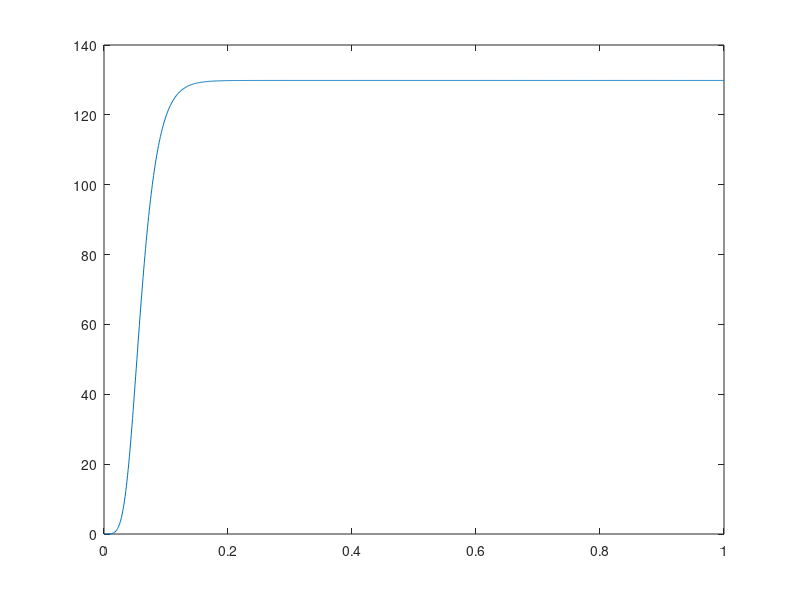

Source code (MATLAB):
close all
clear all
clc

k = 0.5;
tau_m = 9.6/1000;

% x = [theta; ...
%     theta_dot;...
%     T_e;...
%     T_e_dot;...
%     T_f;...
%     T_f_dot];

x = [0; ...
    0;...
    0;...
    0;...
    0;...
    0];
A = [0 1 0 0 0 0; ...
    0 -k/tau_m 1/tau_m^2 0 -1/tau_m^2 0;...
    0 0 0 1 0 0;...
    0 0 -1/tau_m^2 -2/tau_m 0 0;...
    0 0 0 0 0 1;...
    0 0 0 0 -1/tau_m^2 -2/tau_m];

B = [0 0;...
    0 0;...
    0 0;...
    1/tau_m^2 0;...
    0 0;...
    0 1/tau_m^2];

u = [0;0];

x_dot = A*x+B*u;

Fs = 1000;
time = 0:1/Fs:1;

I_e = 25*exp(-(time-0.025).^2/(2*0.01^2));
I_f = zeros(1,length(time));

for t = 1:length(time)
   u(1) = I_e(t);
   u(2) = I_f(t);
   x_dot = A*x+B*u;
   x = x_dot*1/Fs+x;
   
   theta_vec(t) = x(1);
end

figure(1)
plot(time,theta_vec);